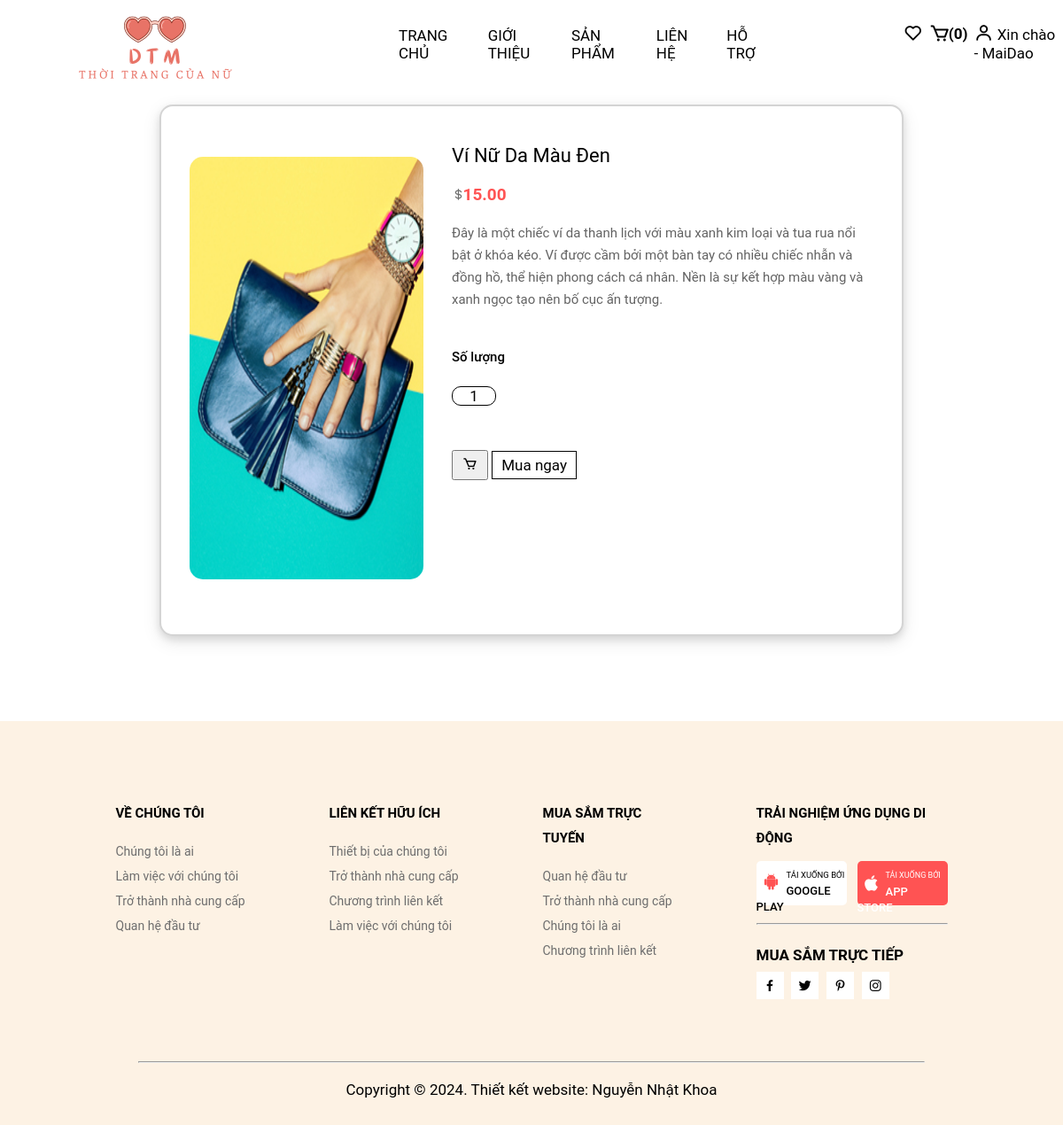
The page /source code/xemsp.php?id=4 (signed in) on the database its author committed.
### tables this page shows
CREATE TABLE `sanpham` (
  `id` int(11) NOT NULL,
  `tensp` varchar(100) NOT NULL,
  `gia` decimal(10,0) NOT NULL,
  `hinhanh` varchar(100) NOT NULL,
  `soluong` varchar(20) NOT NULL,
  `mota` varchar(400) NOT NULL,
  `madm` int(11) NOT NULL
);

### source code/xemsp.php (the view, shortened to what this page needs)
<?php
include 'config.php';
if(isset($_GET['id'])) {
    $product_id = $_GET['id'];
    $stmt = $db->prepare("SELECT * FROM sanpham WHERE id = :id");
    $stmt->bindParam(':id', $product_id, PDO::PARAM_INT);
    $stmt->execute();
    $product = $stmt->fetch();
?>
<!DOCTYPE html>
<html lang="vi">
<head>
    <link rel="stylesheet" href="style.css">
</head>
<body>
    <?php
    include 'header.php';
    if($stmt->rowCount() > 0) {
    ?>
    <form style="padding-top:2.5%;" id="them" action="themgiohang.php?id=<?= $product['id'] ?>" method="post" enctype="multipart/form-data" onsubmit="updateHiddenFields()">
    <div class="chitiet">
        <div class="tchieu">
            <img src="./image/<?=$product['hinhanh'] ?>" alt="<?=$product['tensp'] ?>">
        </div>
        <div class="chung">
            <h3><?=$product['tensp'] ?></h3>
            <br>
            <span><i class='bx bx-dollar'></i><b style="color:#ff5353;font-size:19px"><?=$product['gia'] ?>.00</b></span>
            <br><br>
            <p><?=$product['mota'] ?>.</p><br><br>
            <div class="number">
                <p>Số lượng</p><br>
                <input value="1" readonly name="luong">
            </div>
            <a style="cursor:pointer;" href="themgiohang.php?masp=<?php echo $product['id'] ?>"><button style="padding:5px 10px; cursor:pointer;" type="submit" name="themgiohang"><i style="font-size:17px;" class='bx bx-cart'></i></button></a>
            <a style=" cursor:pointer;color:black; padding:5px 10px; border:1px solid black; text-decoration:none;" href="giohang.php">Mua ngay</a>
        </div>
    </div>
    </form>
    <?php
    } else {
        echo "Sản phẩm không tồn tại";
    }
} else {
    echo "ID sản phẩm không được cung cấp";
}
?>
<?php
include 'footer.php';
?>
</body>
</html>

### source code/style.css (style rules this page uses)
* { box-sizing: border-box; font-size: 17px; margin: 0; padding:0; font-family: 'Roboto', sans-serif; }
.chitiet { margin:-1% 0% 8% 15%; height:600px; width:70%; gap:1%; display:flex; border-radius: 15px; border:2px solid rgb(212, 212, 212); background-color: white; box-shadow: 0 4px 8px rgba(0, 0, 0, 0.1), 0 6px 20px rgba(0, 0, 0, 0.1); }
.chitiet .tchieu { width:35%; margin-left:3%; margin-right: 2%; display:flex; justify-content: center; align-items: center; }
.chitiet .tchieu img { height:80%; width: 95%; margin-top: -2%; border-radius: 15px; transition:0.75s; overflow:hidden; }
.chitiet .chung { width:64%; }
.chitiet .chung h3 { font-size: 22px; font-weight: 400; margin:8.5% 0 0 0; width:fit-content; }
.chitiet .chung span i { color:rgb(111, 111, 111); font-size: 15px; margin-right: -2.5px; }
.chitiet .chung p { color:rgb(99, 99, 99); line-height: 25px; font-size: 15px; margin-right: 8%; }
.chitiet .chung .number { margin-bottom: 50px; }
.chitiet .chung .number p { color:black; font-weight: 500; }
.chitiet .chung .number input { width:50px; text-align: center; border:1px solid black; cursor:pointer; border-radius: 10px; }

### rows shown on the page
sanpham: hinhanh (picture), tensp "Ví Nữ Da Màu Đen", gia "15", mota "Đây là một chiếc ví da thanh lịch với màu xanh kim loại và tua rua nổi bật ở khóa kéo. Ví được cầm bởi một bàn tay có nhiều chiếc nhẫn và đồng hồ, thể hiện phong cách cá nhân. Nền là sự kết hợp màu vàng và xanh ngọc tạo nên bố cục ấn tượng"

### other values the page prints
$giohang_count "0"
$user "MaiDao"
